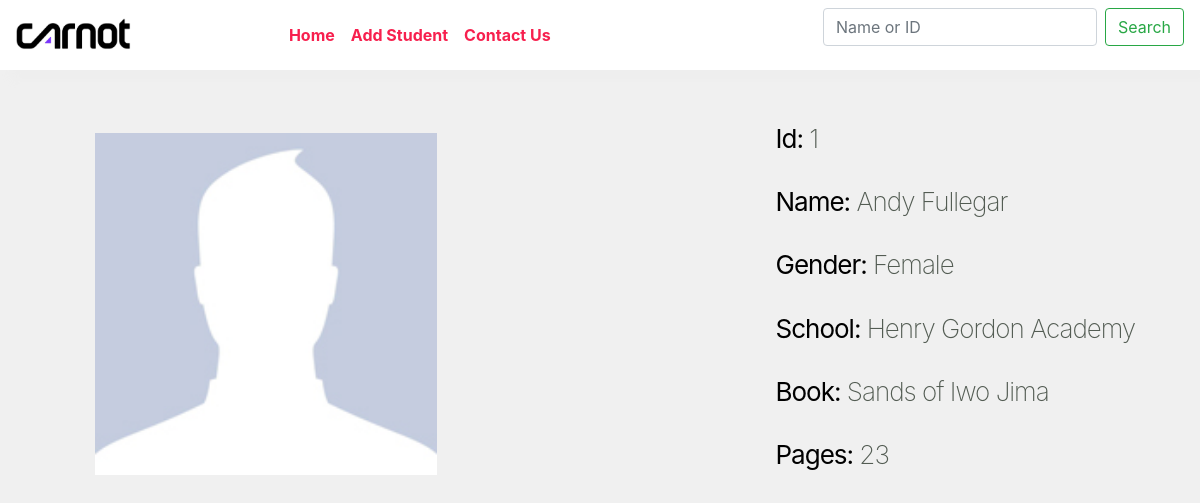
Screenshot of /student/1 with the database file from the repository.
### home/models.py (models this page shows)
class Student(models.Model):
    GENDER_CHOICES = (
        ('Male', 'Male'),
        ('Female', 'Female'),
        ('Unknown', 'Other'),
    )
    id = models.AutoField
    first_name = models.CharField(max_length=120)
    last_name = models.CharField(max_length=120)
    email = models.EmailField()
    gender = models.CharField(max_length=10, choices=GENDER_CHOICES)
    school_name = models.CharField(max_length=120)
    book = models.CharField(max_length=200)
    book_pages = models.CharField(max_length=10)

### home/views.py (the view)
# urls.py: path('student/<int:stu_id>', views.student_info, name='student_info'),
def student_info(request, stu_id):
    student_details = Student.objects.filter(id=stu_id)
    return render(request, "search.html", {'students': student_details})

### templates/search.html (shortened to what this page needs)
{% extends 'basic.html' %}
{% load static %}
{% static 'images' as baseUrl %}
{% block body %}
<br><br>
{% for student in students %}
<main class="container">
  <div class="left-column">
    <img data-image="black" src="{% static 'student.jpeg' %}" alt="">
  </div>
  <div class="right-column">
    <div class="student-details">
        <h1><b>Id:</b> {{student.id}}</h1><br>
        <h1><b>Name:</b> {{student.first_name}} {{student.last_name}}</h1><br>
        <h1><b>Gender:</b> {{student.gender}}</h1><br>
        <h1><b>School:</b> {{student.school_name}}</h1><br>
        <h1><b>Book:</b> {{student.book}}</h1><br>
        <h1><b>Pages:</b> {{student.book_pages}}</h1><br>
      <br>
    </div>
  </div>
</main><br>
{% endfor %}
{% endblock %}

### rows the page displays
Student: id "1", first_name "Andy", last_name "Fullegar", gender "Female", school_name "Henry Gordon Academy", book "Sands of Iwo Jima", book_pages "23"
